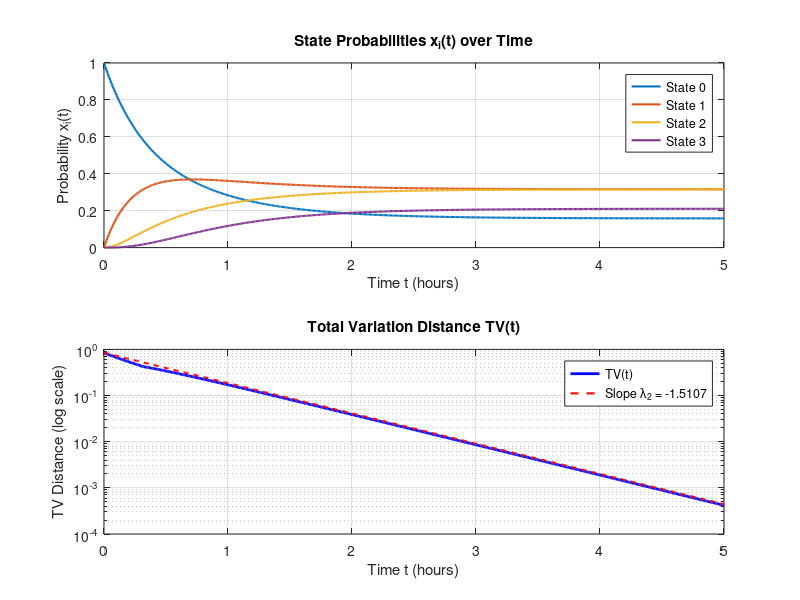

Source code (MATLAB):
% Problem 3(c): Day Trader Master Equation Simulation & Convergence
Q = [-2  2  0  0;
    1 -3  2  0;
    0  2 -4  2;
    0  0  3 -3];

% Stationary distribution pi
pi_stat = [3/19; 6/19; 6/19; 4/19];

% Eigenvalues
evals = sort(eig(Q), 'descend');
lambda2 = evals(2); % Second largest eigenvalue

% Time vector
t = linspace(0, 5, 500);
x_t = zeros(4, length(t));
TV = zeros(1, length(t));

x0 = [1; 0; 0; 0]; % Starting empty (state 0)

for k = 1:length(t)
    % x(t) = x(0) * expm(t*Q) -> vector form: x'(t) = Q' * x(t)
    x_t(:, k) = expm(Q' * t(k)) * x0;
    TV(k) = 0.5 * sum(abs(x_t(:, k) - pi_stat));
end

% Find time when TV = 0.01
idx = find(TV <= 0.01, 1, 'first');
t_target = t(idx);
t_theoretical = log(100) / abs(lambda2);

fprintf('Time when TV = 0.01: %.4f hours\n', t_target);
fprintf('Theoretical approximation ln(100)/|lambda2|: %.4f hours\n', t_theoretical);

% Plotting
figure;
subplot(2,1,1);
plot(t, x_t, 'LineWidth', 1.5);
xlabel('Time t (hours)'); ylabel('Probability x_i(t)');
legend('State 0', 'State 1', 'State 2', 'State 3');
title('State Probabilities x_i(t) over Time');
grid on;

subplot(2,1,2);
semilogy(t, TV, 'b-', 'LineWidth', 2); hold on;
% Reference line with slope lambda2
C = TV(1); 
semilogy(t, C * exp(lambda2 * t), 'r--', 'LineWidth', 1.5);
xlabel('Time t (hours)'); ylabel('TV Distance (log scale)');
title('Total Variation Distance TV(t)');
legend('TV(t)', sprintf('Slope \\lambda_2 = %.4f', lambda2));
grid on;
